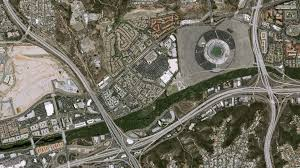
#> input picture airbus.jpeg, 300 x 168 px, found by its file name
$ jupyter execute image_Project.ipynb
#> lines starting #> are read from the running program, lines starting #| are printed output that depends on the picture
[cell 1]
import cv2
import numpy as np
from google.colab.patches import cv2_imshow
import matplotlib.pyplot as plt

[cell 2]
def resize_and_crop_center(image_path, crop_width, crop_height):

#> called with crop_width = 512, crop_height = 512
    image = cv2.imread(image_path)
#> image is the input picture: shape (168, 300, 3); mean B, G, R 98.3, 111.4, 115
    if image is None:
        raise ValueError("Image not found.")

    image_height, image_width = image.shape[:2]
#> image_height = 168; image_width = 300
    if image_width < crop_width or image_height < crop_height:
        scale = max(crop_width / image_width, crop_height / image_height)
#> scale = 3.05
        new_width, new_height = int(image_width * scale), int(image_height * scale)
#> new_width = 914; new_height = 512
        image = cv2.resize(image, (new_width, new_height), interpolation=cv2.INTER_LINEAR)
#> image: shape (512, 914, 3)

    center_x, center_y = image.shape[1] // 2, image.shape[0] // 2
#> center_x = 457; center_y = 256
    start_x = center_x - crop_width // 2
#> start_x = 201
    start_y = center_y - crop_height // 2
#> start_y = 0
    return image[start_y:start_y + crop_height, start_x:start_x + crop_width]

image = resize_and_crop_center('/content/drive/MyDrive/Image Project/airbus.jpeg', 512, 512)
gray = cv2.cvtColor(image, cv2.COLOR_BGR2GRAY)
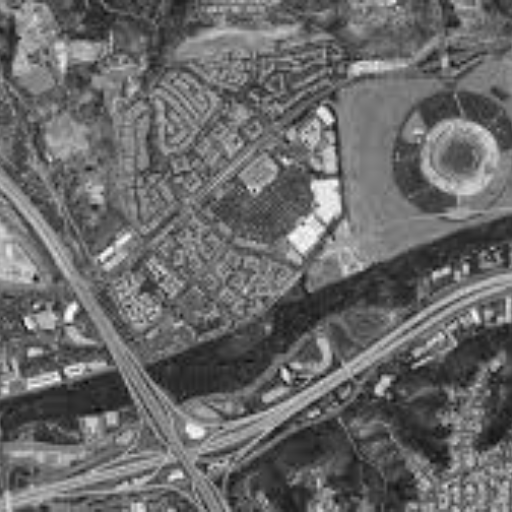
#> gray: shape (512, 512); min 8, max 253, mean 105

plt.imshow(image, cmap='gray')
plt.title('Original Image')
plt.show()

[cell 3]
def periodic_pad(x, pad_length):
    # Pads signal x periodically by pad_length on both sides
    return np.concatenate((x[-pad_length:], x, x[:pad_length]))

[cell 4]
def dwt_1d(signal, h0, h1, mode='periodic'):
    """
    Perform a single-level 1D DWT using filters h0 (low-pass) and h1 (high-pass).
    mode: 'periodic' extension.
    """
    length = len(signal)
    filter_length = len(h0)
    half_len = filter_length // 2

    if mode == 'periodic':
        # Periodic padding to handle border effects
        # We'll pad so we can always apply filters starting at index
        signal_pad = periodic_pad(signal, half_len)
    else:
        raise NotImplementedError("Only 'periodic' mode is implemented for demonstration.")

    # Convolve and downsample
    # Approximation coefficients
    a = []
    # Detail coefficients
    d = []

    for n in range(length // 2):
        # Index in the padded signal:
        idx = 2*n  # downsampling factor = 2
        segment = signal_pad[idx:idx+filter_length]
        a_val = np.sum(segment * h0)
        d_val = np.sum(segment * h1)
        a.append(a_val)
        d.append(d_val)

    return np.array(a), np.array(d)

[cell 5]
def dwt2(data, wavelet='haar', mode='periodic'):
    """
    Manual single-level 2D DWT using the Haar (db1) wavelet.
    data: 2D numpy array
    wavelet: only 'haar' implemented here, but you could extend for other wavelets
    mode: 'periodic' for simplicity
    """
#> called with wavelet = 'haar', mode = 'periodic'
    # Define Haar filters
    if wavelet == 'haar' or wavelet == 'db1':
        h0 = np.array([1/np.sqrt(2), 1/np.sqrt(2)])
        h1 = np.array([1/np.sqrt(2), -1/np.sqrt(2)])
    else:
        raise ValueError("Only 'haar' (db1) supported in this manual implementation.")

    # Step 1: Decompose each row
    rows = data.shape[0]
#> rows = 512
    cols = data.shape[1]
#> cols = 512

    # Apply 1D DWT along rows
    low_rows = []
    high_rows = []
    for r in range(rows):
        a, d = dwt_1d(data[r, :], h0, h1, mode=mode)
        low_rows.append(a)
        high_rows.append(d)
#> after the loop, high_rows = 512 items; low_rows = 512 items
    low_rows = np.array(low_rows)   # shape: (rows, cols/2)
    high_rows = np.array(high_rows) # shape: (rows, cols/2)
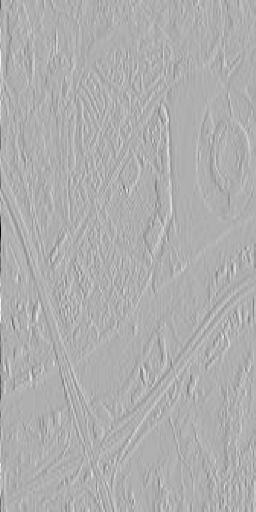
#> high_rows: shape (512, 256) float64; min -114.6, max 52.33, mean 0; drawn with min black and max white

    # Step 2: Decompose columns of low_rows and high_rows
    # We do 1D DWT along columns now.
    def dwt_along_columns(matrix, h0, h1, mode='periodic'):
        # matrix: (rows, cols)
        # We'll apply DWT along each column and produce two matrices: A and D
#> called with h0 = array of shape (2,), h1 = array of shape (2,), mode = 'periodic'
        r, c = matrix.shape
#> r = 512; c = 256
        A_cols = []
        D_cols = []
        for col_i in range(c):
            col_data = matrix[:, col_i]
            a, d = dwt_1d(col_data, h0, h1, mode=mode)
            A_cols.append(a)
            D_cols.append(d)
#> after the loop, A_cols = 256 items; D_cols = 256 items
        A_cols = np.array(A_cols).T  # shape: (rows/2, cols)
        D_cols = np.array(D_cols).T  # shape: (rows/2, cols)
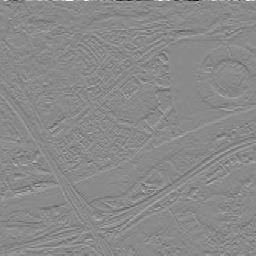
#> D_cols: shape (256, 256) float64; min -161.5, max 137, mean 0; drawn with min black and max white
        return A_cols, D_cols

    # Decompose the approximation part (low_rows)
    cA, cV = dwt_along_columns(low_rows, h0, h1, mode=mode)
    # Decompose the detail part (high_rows)
    cH, cD = dwt_along_columns(high_rows, h0, h1, mode=mode)
#> call 2 of dwt_along_columns, with h0 = array of shape (2,), h1 = array of shape (2,), mode = 'periodic'
#> in dwt_along_columns (call 2), `A_cols = np.array(A_cols).T`:
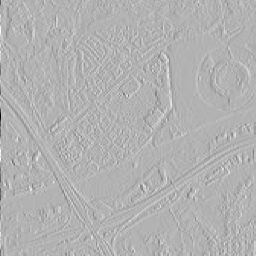
#> A_cols: shape (256, 256) float64; min -160.5, max 69, mean 0; drawn with min black and max white
#> in dwt_along_columns (call 2), `D_cols = np.array(D_cols).T`:
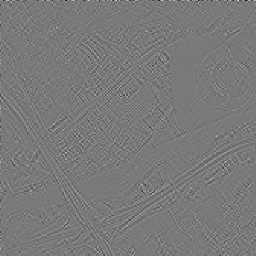
#> D_cols: shape (256, 256) float64; min -22, max 24, mean 0; drawn with min black and max white

    return cA, (cH, cV, cD)

cA, (cH, cV, cD) = dwt2(gray)

plt.figure(figsize=(8, 8))
plt.subplot(2, 2, 1), plt.imshow(cA, cmap='gray'), plt.title('LL (Low-Low)')
plt.subplot(2, 2, 2), plt.imshow(cV, cmap='gray'), plt.title('LH (Low-High)')
plt.subplot(2, 2, 3), plt.imshow(cH, cmap='gray'), plt.title('HL (High-Low)')
plt.subplot(2, 2, 4), plt.imshow(cD, cmap='gray'), plt.title('HH (High-High)')
plt.tight_layout()
plt.show()

[cell 6]
def idwt_1d(a, d, mode='periodic'):
    """
    Inverse 1D Haar DWT.
    Given approximation (a) and detail (d) coefficients,
    reconstruct the original signal.
    """
    # For Haar:
    # x[2i]   = (a[i] + d[i]) / sqrt(2)
    # x[2i+1] = (a[i] - d[i]) / sqrt(2)
    length = a.size + d.size
    x = np.zeros(length, dtype=np.float64)
    for i in range(a.size):
        x[2*i]   = (a[i] + d[i]) / np.sqrt(2)
        x[2*i+1] = (a[i] - d[i]) / np.sqrt(2)
    return x

[cell 7]
def idwt_along_columns(A_cols, D_cols, mode='periodic'):
    """
    Inverse DWT along columns of matrices.
    Given A_cols and D_cols that represent a column-wise decomposition,
    reconstruct the original matrix.
    A_cols and D_cols are 2D arrays of shape (rows/2, cols).
    """
#> called with mode = 'periodic'
    rows_recon = A_cols.shape[0] * 2
#> rows_recon = 512
    cols = A_cols.shape[1]
#> cols = 256
    recon = np.zeros((rows_recon, cols), dtype=np.float64)

    for c in range(cols):
        a_col = A_cols[:, c]
        d_col = D_cols[:, c]
        col_data = idwt_1d(a_col, d_col, mode=mode)
        recon[:, c] = col_data
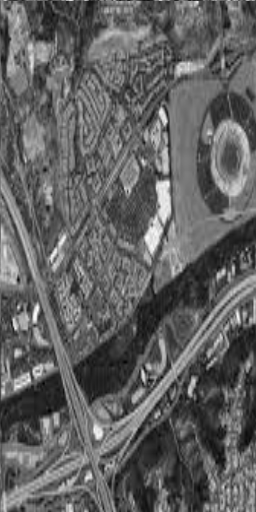
#> recon: shape (512, 256) float64; min 17.68, max 357.1, mean 148.5; drawn with min black and max white
    return recon

[cell 8]
def idwt2_manual(cA, cH, cV, cD, wavelet='haar', mode='periodic'):
    """
    Manual single-level inverse 2D DWT using the Haar (db1) wavelet.
    This inverts the operation done by dwt2_manual.

    Parameters
    ----------
    cA, cH, cV, cD : 2D np.arrays
        The approximation and detail coefficients from a single-level 2D DWT.
    wavelet : str
        'haar' (db1) supported in this manual implementation.
    mode : str
        'periodic' extension only.

    Returns
    -------
    data : 2D np.array
        The reconstructed image (or 2D data array).
    """
    # The forward transform did:
    # rows -> separate low_rows and high_rows
    # columns on low_rows -> cA, cV
    # columns on high_rows -> cH, cD
    #
    # Inverse steps:
    # 1) Combine cA and cV along columns to get low_rows
    # 2) Combine cH and cD along columns to get high_rows
    # 3) Combine low_rows and high_rows along rows to get original data

    # Step 1: Inverse column-wise transform for low frequencies (cA,cV)
    low_rows = idwt_along_columns(cA, cV, mode=mode)

    # Step 2: Inverse column-wise transform for high frequencies (cH,cD)
    high_rows = idwt_along_columns(cH, cD, mode=mode)

    # Step 3: Now combine low_rows and high_rows along each row (inverse of row DWT)
    data = np.zeros((low_rows.shape[0], low_rows.shape[1]*2), dtype=np.float64)
    rows = low_rows.shape[0]

    for r in range(rows):
        a = low_rows[r, :]
        d = high_rows[r, :]
        # Inverse 1D DWT along the row direction
        # a, d each length C/2 -> reconstruct a row of length C
        row_reconstructed = (a + d)/np.sqrt(2)
        row_reconstructed_even = (a - d)/np.sqrt(2)

        # Combine even and odd samples
        # Actually, to properly invert:
        # x_even = (a[i] + d[i]) / sqrt(2)
        # x_odd  = (a[i] - d[i]) / sqrt(2)
        # Let's do this using a standard idwt_1d if you have it:

        # If using the idwt_1d function:
        # row_reconstructed = idwt_1d(a, d, mode='periodic')

        # Without a function, manually:
        C = a.size * 2
        row_rec = np.zeros(C)
        for i in range(a.size):
            row_rec[2*i]   = (a[i] + d[i])/np.sqrt(2)
            row_rec[2*i+1] = (a[i] - d[i])/np.sqrt(2)

        data[r, :] = row_rec
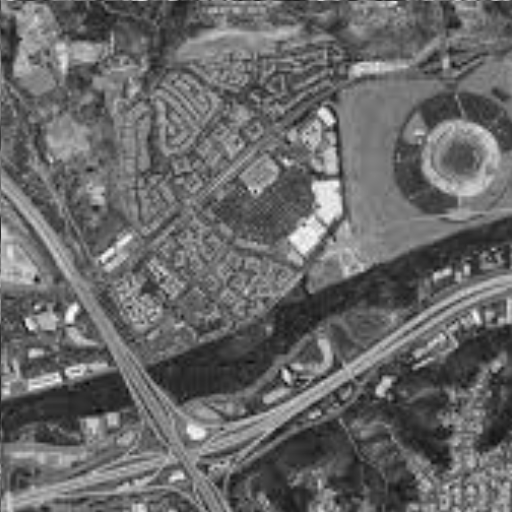
#> data: shape (512, 512) float64; min 8, max 253, mean 105

    return data

reconstructed_image = idwt2_manual(cA, cH, cV, cD)

plt.figure(figsize=(15, 5))
plt.imshow(reconstructed_image, cmap='gray')
plt.title('Reconstructed Image')
plt.show()

[cell 9]
def brightness_level_analysis(LL):
    """
    Perform brightness level analysis on the LL subband.
    """
    log_avg = np.exp(np.mean(np.log(LL + 1e-5)))
    low_bound, high_bound = 0.4, 0.7
    low_layer = LL * (LL < low_bound * log_avg)
    middle_layer = LL * ((LL >= low_bound * log_avg) & (LL <= high_bound * log_avg))
    high_layer = LL * (LL > high_bound * log_avg)

    return low_layer, middle_layer, high_layer

low_layer, middle_layer, high_layer = brightness_level_analysis(cA)

plt.figure(figsize=(15, 5))

plt.subplot(131)
plt.imshow(low_layer, cmap='gray')
plt.title(f'Low Intensity')

plt.subplot(132)
plt.imshow(middle_layer, cmap='gray')
plt.title(f'Medium Intensity')

plt.subplot(133)
plt.imshow(high_layer, cmap='gray')
plt.title(f'High Intensity')

plt.show()

[cell 10]
def adaptive_intensity_transformation(layer, gamma=0.5):
    """
    Apply adaptive intensity transformation (gamma correction).
    """
#> called with gamma = 0.5
    layer = layer / np.max(layer)  # Normalize

    return np.power(layer, gamma) * 255
#> returned value: shape (256, 256) float64

low_enhanced = adaptive_intensity_transformation(low_layer)
middle_enhanced = adaptive_intensity_transformation(middle_layer)
#> call 2 of adaptive_intensity_transformation, with gamma = 0.5
#> in adaptive_intensity_transformation (call 2), `layer = layer / np.max(layer)`:
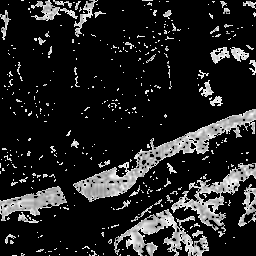
#> layer: shape (256, 256) float64; min 0, max 1, mean 0.142
high_enhanced = adaptive_intensity_transformation(high_layer)
#> call 3 of adaptive_intensity_transformation, with gamma = 0.5
#> in adaptive_intensity_transformation (call 3), `return np.power(layer, gamma) * 255`:
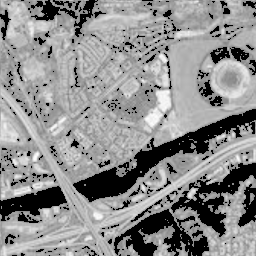
#> returned value: shape (256, 256) float64; min 0, max 255, mean 140.7

plt.figure(figsize=(15, 5))

plt.subplot(131)
plt.imshow(low_enhanced, cmap='gray')
plt.title('Low Enhanced Image')

plt.subplot(132)
plt.imshow(middle_enhanced, cmap='gray')
plt.title('Medium Enhanced Image')

plt.subplot(133)
plt.imshow(high_enhanced, cmap='gray')
plt.title('High Enhanced Image')

plt.show()

[cell 11]
def combine_layers(low, middle, high):
    """
    Combine enhanced low, middle, and high intensity layers.
    """
    return cv2.addWeighted(low, 0.33, middle, 0.33, 0) + high * 0.33
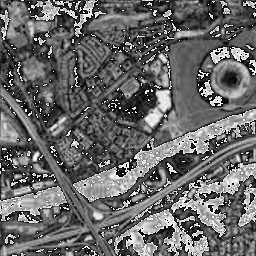
#> returned value: shape (256, 256) float64; min 44.22, max 84.15, mean 60.6; drawn with min black and max white

enhanced_LL = combine_layers(low_enhanced, middle_enhanced, high_enhanced)

plt.figure(figsize=(15, 5))
plt.imshow(enhanced_LL, cmap='gray')
plt.title('Combined Enhanced LL Layer')
plt.show()

[cell 12]
def manual_pca(image):
    """
    Perform manual Principal Component Analysis (PCA) on a grayscale image.
    """
    h, w = image.shape
    flat_image = image.reshape(-1, 1).astype(np.float32)

    # Compute mean and subtract it
    mean = np.mean(flat_image, axis=0)
    centered_data = flat_image - mean

    # Covariance matrix
    covariance = np.dot(centered_data.T, centered_data) / (flat_image.shape[0] - 1)

    # Eigen decomposition
    eigenvalues, eigenvectors = np.linalg.eig(covariance)

    # Select the principal component
    principal_component = eigenvectors[:, np.argmax(eigenvalues)]

    # Project data onto principal component
    projected = np.dot(centered_data, principal_component)

    # Reconstruct the image
    reconstructed = np.dot(projected[:, np.newaxis], principal_component[np.newaxis, :]) + mean
    return reconstructed.reshape(h, w)
#> returned value: shape (512, 512) float64

final_image = manual_pca(gray)

# Normalize the output for visualization
# final_image = cv2.normalize(final_image, None, 0, 255, cv2.NORM_MINMAX).astype(np.uint8)

plt.figure(figsize=(10, 5))
plt.subplot(121), plt.imshow(reconstructed_image, cmap='gray'), plt.title('Reconstructed Image')
plt.subplot(122), plt.imshow(final_image, cmap='gray'), plt.title('PCA')
plt.show()

[cell 13]
# Main Function
def enhance_image(image_path, crop_width, crop_height):
    # Step 1: Preprocess the image
    image = resize_and_crop_center(image_path, 512, 512)
    gray = cv2.cvtColor(image, cv2.COLOR_BGR2GRAY)

    # Step 2: Manual DWT Decomposition
    cA, (cH, cV, cD) = dwt2(gray)

    # Step 3: Brightness Level Analysis
    low_layer, middle_layer, high_layer = brightness_level_analysis(cA)

    # Step 4: Adaptive Intensity Transformation
    low_enhanced = adaptive_intensity_transformation(low_layer)
    middle_enhanced = adaptive_intensity_transformation(middle_layer)
    high_enhanced = adaptive_intensity_transformation(high_layer)

    # Step 5: Combine Layers
    enhanced_LL = combine_layers(low_enhanced, middle_enhanced, high_enhanced)

    # Step 6: Manual Inverse DWT
    reconstructed_image = idwt2_manual(cA, cH, cV, cD)

    # Step 7: Apply Manual PCA
    final_image = manual_pca(reconstructed_image)

    # Normalize the output for visualization
    final_image = cv2.normalize(final_image, None, 0, 255, cv2.NORM_MINMAX).astype(np.uint8)

    # Display the result

    plt.figure(figsize=(15, 5))

    plt.subplot(121)
    plt.imshow(gray, cmap='gray')
    plt.title('Original Image')

    plt.subplot(122)
    plt.imshow(final_image, cmap='gray')
    plt.title('Enhanced Image')
    plt.show()
    return final_image

# Example usage

input_image_path = "/content/drive/MyDrive/Image Project/airbus.jpeg"
enhanced_output = enhance_image(input_image_path, crop_width=512, crop_height=512)
cv2.imwrite("enhanced_output.jpg", enhanced_output)
#> Out = True

[cell 14]
def max_abs_diff(a, b):
  return np.max(np.abs(a - b))

print(max_abs_diff(gray, enhanced_output))
#| 255
print(gray)
#> (printed output is left out)
print('--------------------------')
print(enhanced_output)
#> (printed output is left out)
print('--------------------------')
print(gray - enhanced_output)
#> (printed output is left out)
